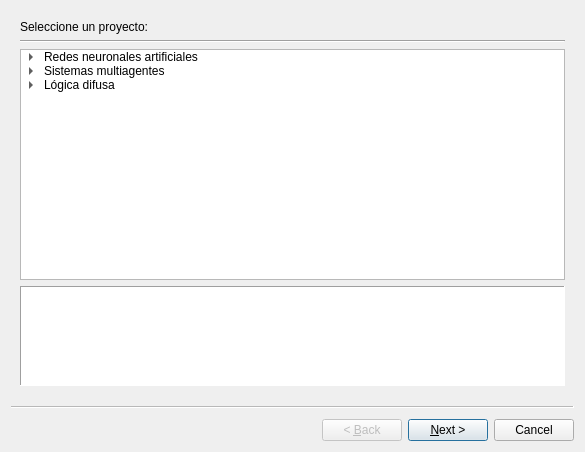
<?xml version="1.0" encoding="UTF-8"?>
<ui version="4.0">
 <class>Wizard</class>
 <widget class="QWizard" name="Wizard">
  <property name="geometry">
   <rect>
    <x>0</x>
    <y>0</y>
    <width>585</width>
    <height>452</height>
   </rect>
  </property>
  <property name="windowTitle">
   <string>Wizard</string>
  </property>
  <property name="titleFormat">
   <enum>Qt::RichText</enum>
  </property>
  <property name="subTitleFormat">
   <enum>Qt::RichText</enum>
  </property>
  <widget class="QWizardPage" name="selectProjectPage">
   <layout class="QVBoxLayout" name="verticalLayout">
    <item>
     <widget class="QLabel" name="label_3">
      <property name="sizePolicy">
       <sizepolicy hsizetype="Preferred" vsizetype="Fixed">
        <horstretch>0</horstretch>
        <verstretch>0</verstretch>
       </sizepolicy>
      </property>
      <property name="text">
       <string>Seleccione un proyecto:</string>
      </property>
      <property name="textFormat">
       <enum>Qt::AutoText</enum>
      </property>
     </widget>
    </item>
    <item>
     <widget class="Line" name="line">
      <property name="orientation">
       <enum>Qt::Horizontal</enum>
      </property>
     </widget>
    </item>
    <item>
     <widget class="QTreeWidget" name="treeProjects">
      <property name="sizePolicy">
       <sizepolicy hsizetype="Minimum" vsizetype="Expanding">
        <horstretch>0</horstretch>
        <verstretch>0</verstretch>
       </sizepolicy>
      </property>
      <property name="minimumSize">
       <size>
        <width>200</width>
        <height>0</height>
       </size>
      </property>
      <property name="editTriggers">
       <set>QAbstractItemView::NoEditTriggers</set>
      </property>
      <property name="showDropIndicator" stdset="0">
       <bool>true</bool>
      </property>
      <property name="iconSize">
       <size>
        <width>20</width>
        <height>20</height>
       </size>
      </property>
      <property name="rootIsDecorated">
       <bool>true</bool>
      </property>
      <property name="animated">
       <bool>true</bool>
      </property>
      <attribute name="headerVisible">
       <bool>false</bool>
      </attribute>
      <column>
       <property name="text">
        <string notr="true">1</string>
       </property>
      </column>
      <item>
       <property name="text">
        <string>Redes neuronales artificiales</string>
       </property>
       <property name="toolTip">
        <string>&lt;!DOCTYPE HTML PUBLIC &quot;-//W3C//DTD HTML 4.0//EN&quot; &quot;http://www.w3.org/TR/REC-html40/strict.dtd&quot;&gt;
&lt;html&gt;&lt;head&gt;&lt;meta name=&quot;qrichtext&quot; content=&quot;1&quot; /&gt;&lt;style type=&quot;text/css&quot;&gt;
p, li { white-space: pre-wrap; }
&lt;/style&gt;&lt;/head&gt;&lt;body style=&quot; font-family:'MS Shell Dlg 2'; font-size:8.25pt; font-weight:400; font-style:normal;&quot;&gt;
&lt;p style=&quot; margin-top:0px; margin-bottom:0px; margin-left:0px; margin-right:0px; -qt-block-indent:0; text-indent:0px;&quot;&gt;&lt;span style=&quot; font-size:8pt;&quot;&gt;Crea un proyecto con redes neuronales para emular el proceso de aprendizaje humano, las redes neuronales son un paradigma de la Inteligencia Artificial y permite agregar &amp;quot;inteligencia&amp;quot; a un sistema, puede crear su proyecto de redes neuronales y añadirlos a otros proyectos si lo desea. Asimismo puede crear sus propios modelos de redes neuronales para llevar a cabo pruebas y generar conclusiones.&lt;/span&gt;&lt;/p&gt;&lt;/body&gt;&lt;/html&gt;</string>
       </property>
       <property name="icon">
        <iconset resource="imagenes.qrc">
         <normaloff>:/imagenes/artificial neural network.png</normaloff>:/imagenes/artificial neural network.png</iconset>
       </property>
       <item>
        <property name="text">
         <string comment="simple-perceptron">Perceptron Simple</string>
        </property>
        <property name="toolTip">
         <string>Crea un proyecto con uno o mas perceptrónes simples como elementos principales. El perceptrón es la unidad mas elemental, con el muchas redes neuronales trabajan ya que su modelo es muy aproximado al de una neurona real.</string>
        </property>
        <property name="icon">
         <iconset resource="imagenes.qrc">
          <normaloff>:/imagenes/perceptron2.png</normaloff>:/imagenes/perceptron2.png</iconset>
        </property>
       </item>
       <item>
        <property name="text">
         <string comment="adaline">ADALINE</string>
        </property>
        <property name="toolTip">
         <string>Crea un proyecto con uno o mas ADALINEs como elementos principales. Un ADALINE es un tipo especial de perceptrón que funciona de forma adaptativa y tiene una regla de entrenamiento totalmente distinta, idealmente utilizado para evitar la dependencia lineal.</string>
        </property>
        <property name="icon">
         <iconset resource="imagenes.qrc">
          <normaloff>:/imagenes/adaline.gif</normaloff>:/imagenes/adaline.gif</iconset>
        </property>
       </item>
       <item>
        <property name="text">
         <string comment="multilayer-perceptron">Perceptrón multicapa</string>
        </property>
        <property name="toolTip">
         <string>Crea un proyecto con una o mas redes del tipo Perceptron Multicapa que consiste en una serie de capas de perceptrones que se organizan en capa de entrada, capa(s) oculta(s) y capa de salida. El número de capas y el número de perceptrones por capa puede ser modificado dependiendo las necesidades.</string>
        </property>
        <property name="icon">
         <iconset resource="imagenes.qrc">
          <normaloff>:/imagenes/perceptron multicapa.png</normaloff>:/imagenes/perceptron multicapa.png</iconset>
        </property>
       </item>
       <item>
        <property name="text">
         <string comment="hopfield">Hopfield</string>
        </property>
        <property name="toolTip">
         <string>Crea un proyecto con una o mas Redes de Hopfield que basicamente son redes de perceptrones auto-asociados y que estan conectados bidireccionalmente unos con otros, esta cualidad junto con su algoritmo de entrenamiento permite que esta red se auto-organice y aprenda diferentes patrones.</string>
        </property>
        <property name="icon">
         <iconset resource="imagenes.qrc">
          <normaloff>:/imagenes/hopfield.jpg</normaloff>:/imagenes/hopfield.jpg</iconset>
        </property>
       </item>
      </item>
      <item>
       <property name="text">
        <string>Sistemas multiagentes</string>
       </property>
       <property name="toolTip">
        <string>&lt;!DOCTYPE HTML PUBLIC &quot;-//W3C//DTD HTML 4.0//EN&quot; &quot;http://www.w3.org/TR/REC-html40/strict.dtd&quot;&gt;
&lt;html&gt;&lt;head&gt;&lt;meta name=&quot;qrichtext&quot; content=&quot;1&quot; /&gt;&lt;style type=&quot;text/css&quot;&gt;
p, li { white-space: pre-wrap; }
&lt;/style&gt;&lt;/head&gt;&lt;body style=&quot; font-family:'MS Shell Dlg 2'; font-size:8.25pt; font-weight:400; font-style:normal;&quot;&gt;
&lt;p style=&quot; margin-top:0px; margin-bottom:0px; margin-left:0px; margin-right:0px; -qt-block-indent:0; text-indent:0px;&quot;&gt;&lt;span style=&quot; font-size:8pt;&quot;&gt;Crea un proyecto que le permite insertar cualquier cantidad de agentes personalizables y con caracteristicas que pueden ser añadidas, como actuadores, sensores, motores de inferencia, redes neuronales entre otras. Los sistemas multiagentes pueden ser dinamicos y llevar a cabo simulaciones de movimiento, ideales para emular el comportamiento de seres vivios, insectos sociales, entre otros. &lt;/span&gt;&lt;/p&gt;&lt;/body&gt;&lt;/html&gt;</string>
       </property>
       <property name="icon">
        <iconset resource="imagenes.qrc">
         <normaloff>:/imagenes/sistema multiagente.jpg</normaloff>:/imagenes/sistema multiagente.jpg</iconset>
       </property>
       <item>
        <property name="text">
         <string comment="multiagent-basic-system">Sistema básico</string>
        </property>
        <property name="toolTip">
         <string>Crea un proyecto de un sistema multi-agente básico, puede contener multiples agentes interactuando entre sí dependiendo de las reglas o motor de respuestas, los actuadores y sensores que tengan.</string>
        </property>
       </item>
       <item>
        <property name="text">
         <string comment="sociable-insects">Sistemas de insectos sociales</string>
        </property>
        <property name="toolTip">
         <string>Crea un proyecto especial multiagente donde cada agente tiene propiedades de insectos sociales básicos, como abejas, hormígas, entre otros. El tipo de insectos se puede cambiar dependiendo de la necesidad.</string>
        </property>
       </item>
      </item>
      <item>
       <property name="text">
        <string>Lógica difusa</string>
       </property>
       <property name="toolTip">
        <string>&lt;!DOCTYPE HTML PUBLIC &quot;-//W3C//DTD HTML 4.0//EN&quot; &quot;http://www.w3.org/TR/REC-html40/strict.dtd&quot;&gt;
&lt;html&gt;&lt;head&gt;&lt;meta name=&quot;qrichtext&quot; content=&quot;1&quot; /&gt;&lt;style type=&quot;text/css&quot;&gt;
p, li { white-space: pre-wrap; }
&lt;/style&gt;&lt;/head&gt;&lt;body style=&quot; font-family:'MS Shell Dlg 2'; font-size:8.25pt; font-weight:400; font-style:normal;&quot;&gt;
&lt;p style=&quot; margin-top:0px; margin-bottom:0px; margin-left:0px; margin-right:0px; -qt-block-indent:0; text-indent:0px;&quot;&gt;Crea un proyecto de logica difusa que le permite trabajar con sistemas que tienen variables con algun grado de pertenencia o borrosidad, es decir, datos que son imprecisos y que pueden venir del lenguaje natural humano. Este proyecto tambien puede ser incluido dentro de otros proyectos para generar sistemas mas complejos aun.&lt;/p&gt;&lt;/body&gt;&lt;/html&gt;</string>
       </property>
       <property name="icon">
        <iconset resource="imagenes.qrc">
         <normaloff>:/imagenes/fuzzy logic.png</normaloff>:/imagenes/fuzzy logic.png</iconset>
       </property>
       <item>
        <property name="text">
         <string comment="fuzzy-logic-basic-system">Sistema básico</string>
        </property>
        <property name="toolTip">
         <string>Crea un proyecto de lógica difusa básico, se pueden configurar las reglas, hipotesis (condiciones), conclusiones y las funciones de membresía que corresponden a cada variable.</string>
        </property>
       </item>
      </item>
     </widget>
    </item>
    <item>
     <widget class="QTextEdit" name="lblDescription">
      <property name="sizePolicy">
       <sizepolicy hsizetype="Expanding" vsizetype="Maximum">
        <horstretch>0</horstretch>
        <verstretch>0</verstretch>
       </sizepolicy>
      </property>
      <property name="minimumSize">
       <size>
        <width>0</width>
        <height>0</height>
       </size>
      </property>
      <property name="maximumSize">
       <size>
        <width>16777215</width>
        <height>100</height>
       </size>
      </property>
      <property name="frameShape">
       <enum>QFrame::Panel</enum>
      </property>
      <property name="frameShadow">
       <enum>QFrame::Sunken</enum>
      </property>
      <property name="readOnly">
       <bool>true</bool>
      </property>
      <property name="textInteractionFlags">
       <set>Qt::NoTextInteraction</set>
      </property>
     </widget>
    </item>
   </layout>
  </widget>
  <widget class="QWizardPage" name="chooseProjectNamePage">
   <layout class="QVBoxLayout" name="verticalLayout_2">
    <item>
     <widget class="QLabel" name="label">
      <property name="enabled">
       <bool>true</bool>
      </property>
      <property name="sizePolicy">
       <sizepolicy hsizetype="Preferred" vsizetype="Fixed">
        <horstretch>0</horstretch>
        <verstretch>0</verstretch>
       </sizepolicy>
      </property>
      <property name="text">
       <string>Nombre y ubicación</string>
      </property>
      <property name="scaledContents">
       <bool>false</bool>
      </property>
     </widget>
    </item>
    <item>
     <widget class="Line" name="line_2">
      <property name="orientation">
       <enum>Qt::Horizontal</enum>
      </property>
     </widget>
    </item>
    <item>
     <layout class="QGridLayout" name="gridLayout">
      <item row="2" column="1">
       <widget class="QLineEdit" name="lineEdit_3"/>
      </item>
      <item row="2" column="0">
       <widget class="QLabel" name="label_23">
        <property name="text">
         <string>Nombre</string>
        </property>
       </widget>
      </item>
      <item row="4" column="0">
       <widget class="QLabel" name="label_24">
        <property name="text">
         <string>Carpeta</string>
        </property>
       </widget>
      </item>
      <item row="4" column="1">
       <widget class="QLineEdit" name="lineEdit_4"/>
      </item>
      <item row="10" column="0">
       <widget class="QLabel" name="label_25">
        <property name="text">
         <string>Ruta final</string>
        </property>
       </widget>
      </item>
      <item row="10" column="1">
       <widget class="QLineEdit" name="lineEdit_5"/>
      </item>
      <item row="4" column="2">
       <widget class="QToolButton" name="toolButton">
        <property name="text">
         <string>Explorar...</string>
        </property>
       </widget>
      </item>
      <item row="2" column="2">
       <spacer name="horizontalSpacer">
        <property name="orientation">
         <enum>Qt::Horizontal</enum>
        </property>
        <property name="sizeHint" stdset="0">
         <size>
          <width>40</width>
          <height>20</height>
         </size>
        </property>
       </spacer>
      </item>
      <item row="10" column="2">
       <spacer name="horizontalSpacer_2">
        <property name="orientation">
         <enum>Qt::Horizontal</enum>
        </property>
        <property name="sizeHint" stdset="0">
         <size>
          <width>40</width>
          <height>20</height>
         </size>
        </property>
       </spacer>
      </item>
     </layout>
    </item>
    <item>
     <spacer name="verticalSpacer">
      <property name="orientation">
       <enum>Qt::Vertical</enum>
      </property>
      <property name="sizeHint" stdset="0">
       <size>
        <width>20</width>
        <height>40</height>
       </size>
      </property>
     </spacer>
    </item>
   </layout>
  </widget>
  <widget class="QWizardPage" name="newPerceptronPage">
   <layout class="QHBoxLayout" name="horizontalLayout_7">
    <item>
     <widget class="QFrame" name="frame">
      <property name="frameShape">
       <enum>QFrame::StyledPanel</enum>
      </property>
      <property name="frameShadow">
       <enum>QFrame::Raised</enum>
      </property>
      <layout class="QFormLayout" name="formLayout_4">
       <property name="fieldGrowthPolicy">
        <enum>QFormLayout::AllNonFixedFieldsGrow</enum>
       </property>
       <item row="3" column="0">
        <widget class="QLabel" name="label_14">
         <property name="text">
          <string>Numero de entradas</string>
         </property>
        </widget>
       </item>
       <item row="3" column="1">
        <widget class="QSpinBox" name="spinBox_2">
         <property name="minimum">
          <number>1</number>
         </property>
         <property name="maximum">
          <number>10000</number>
         </property>
         <property name="value">
          <number>2</number>
         </property>
        </widget>
       </item>
       <item row="4" column="0">
        <widget class="QLabel" name="label_15">
         <property name="text">
          <string>Tipo de salida</string>
         </property>
        </widget>
       </item>
       <item row="4" column="1">
        <widget class="QComboBox" name="comboBox_4">
         <item>
          <property name="text">
           <string>Unipolar</string>
          </property>
         </item>
         <item>
          <property name="text">
           <string>Bipolar</string>
          </property>
         </item>
        </widget>
       </item>
       <item row="5" column="0">
        <widget class="QLabel" name="label_16">
         <property name="text">
          <string>Función de activación</string>
         </property>
        </widget>
       </item>
       <item row="5" column="1">
        <widget class="QComboBox" name="comboBox_5">
         <item>
          <property name="text">
           <string>Escalon unipolar</string>
          </property>
         </item>
         <item>
          <property name="text">
           <string>Escalon bipolar</string>
          </property>
         </item>
         <item>
          <property name="text">
           <string>Sigmoide</string>
          </property>
         </item>
         <item>
          <property name="text">
           <string>Tangente hiperbolica</string>
          </property>
         </item>
         <item>
          <property name="text">
           <string>Lineal limitada unipolar</string>
          </property>
         </item>
         <item>
          <property name="text">
           <string>Lineal limitada bipolar</string>
          </property>
         </item>
        </widget>
       </item>
       <item row="6" column="0">
        <widget class="QLabel" name="label_17">
         <property name="text">
          <string>Regla de aprendizaje</string>
         </property>
        </widget>
       </item>
       <item row="6" column="1">
        <widget class="QComboBox" name="comboBox_6">
         <item>
          <property name="text">
           <string>Regla simple</string>
          </property>
         </item>
         <item>
          <property name="text">
           <string>Regla delta</string>
          </property>
         </item>
        </widget>
       </item>
       <item row="8" column="0" colspan="2">
        <widget class="Line" name="line_5">
         <property name="orientation">
          <enum>Qt::Horizontal</enum>
         </property>
        </widget>
       </item>
       <item row="9" column="0">
        <widget class="QLabel" name="conjuntoDeEntranamientoLabel_2">
         <property name="text">
          <string>Conjunto de entranamiento</string>
         </property>
        </widget>
       </item>
       <item row="9" column="1">
        <widget class="QPushButton" name="pushButton_2">
         <property name="text">
          <string>Asignar</string>
         </property>
        </widget>
       </item>
       <item row="1" column="0">
        <widget class="QLabel" name="label_18">
         <property name="text">
          <string>Nombre</string>
         </property>
        </widget>
       </item>
       <item row="1" column="1">
        <widget class="QLineEdit" name="lineEdit">
         <property name="text">
          <string>perceptron</string>
         </property>
         <property name="placeholderText">
          <string/>
         </property>
        </widget>
       </item>
      </layout>
     </widget>
    </item>
    <item>
     <widget class="Line" name="line_6">
      <property name="orientation">
       <enum>Qt::Vertical</enum>
      </property>
     </widget>
    </item>
   </layout>
  </widget>
  <widget class="QWizardPage" name="newAdalinePage">
   <layout class="QHBoxLayout" name="horizontalLayout_8">
    <item>
     <widget class="QFrame" name="frame_2">
      <property name="frameShape">
       <enum>QFrame::StyledPanel</enum>
      </property>
      <property name="frameShadow">
       <enum>QFrame::Raised</enum>
      </property>
      <layout class="QFormLayout" name="formLayout_5">
       <property name="fieldGrowthPolicy">
        <enum>QFormLayout::AllNonFixedFieldsGrow</enum>
       </property>
       <item row="1" column="0">
        <widget class="QLabel" name="label_19">
         <property name="text">
          <string>Nombre</string>
         </property>
        </widget>
       </item>
       <item row="1" column="1">
        <widget class="QLineEdit" name="lineEdit_2">
         <property name="text">
          <string>adaline</string>
         </property>
         <property name="placeholderText">
          <string/>
         </property>
        </widget>
       </item>
       <item row="3" column="0">
        <widget class="QLabel" name="label_20">
         <property name="text">
          <string>Numero de entradas</string>
         </property>
        </widget>
       </item>
       <item row="3" column="1">
        <widget class="QSpinBox" name="spinBox_3">
         <property name="minimum">
          <number>1</number>
         </property>
         <property name="maximum">
          <number>10000</number>
         </property>
         <property name="value">
          <number>2</number>
         </property>
        </widget>
       </item>
       <item row="4" column="0">
        <widget class="QLabel" name="label_21">
         <property name="text">
          <string>Función de transferencia</string>
         </property>
        </widget>
       </item>
       <item row="4" column="1">
        <widget class="QComboBox" name="comboBox_7">
         <item>
          <property name="text">
           <string>Lineal</string>
          </property>
         </item>
         <item>
          <property name="text">
           <string>Sigmoide</string>
          </property>
         </item>
         <item>
          <property name="text">
           <string>Tangente hiperbolica</string>
          </property>
         </item>
         <item>
          <property name="text">
           <string>Lineal limitada unipolar</string>
          </property>
         </item>
         <item>
          <property name="text">
           <string>Lineal limitada bipolar</string>
          </property>
         </item>
        </widget>
       </item>
       <item row="5" column="0">
        <widget class="QLabel" name="label_22">
         <property name="text">
          <string>Actualización de pesos</string>
         </property>
        </widget>
       </item>
       <item row="5" column="1">
        <widget class="QComboBox" name="comboBox_8">
         <item>
          <property name="text">
           <string>Sincrona</string>
          </property>
         </item>
         <item>
          <property name="text">
           <string>Asincrona</string>
          </property>
         </item>
        </widget>
       </item>
       <item row="7" column="0" colspan="2">
        <widget class="Line" name="line_7">
         <property name="orientation">
          <enum>Qt::Horizontal</enum>
         </property>
        </widget>
       </item>
       <item row="8" column="0">
        <widget class="QLabel" name="conjuntoDeEntranamientoLabel_3">
         <property name="text">
          <string>Conjunto de entranamiento</string>
         </property>
        </widget>
       </item>
       <item row="8" column="1">
        <widget class="QPushButton" name="pushButton_3">
         <property name="text">
          <string>Asignar</string>
         </property>
        </widget>
       </item>
      </layout>
     </widget>
    </item>
    <item>
     <widget class="Line" name="line_8">
      <property name="orientation">
       <enum>Qt::Vertical</enum>
      </property>
     </widget>
    </item>
   </layout>
  </widget>
 </widget>
 <resources>
  <include location="imagenes.qrc"/>
 </resources>
 <connections/>
</ui>
